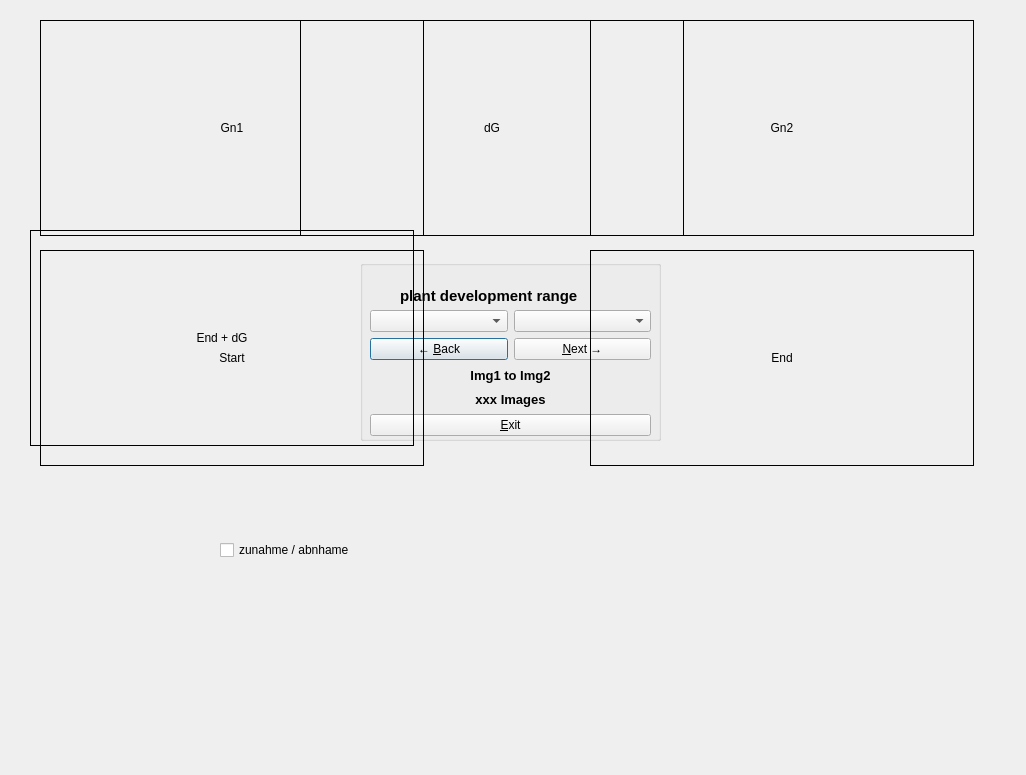
<?xml version="1.0" encoding="UTF-8"?>
<ui version="4.0">
 <class>Development</class>
 <widget class="QDialog" name="Development">
  <property name="geometry">
   <rect>
    <x>0</x>
    <y>0</y>
    <width>1026</width>
    <height>775</height>
   </rect>
  </property>
  <property name="windowTitle">
   <string>Plant Development</string>
  </property>
  <widget class="QLabel" name="lbl_dG">
   <property name="geometry">
    <rect>
     <x>300</x>
     <y>20</y>
     <width>384</width>
     <height>216</height>
    </rect>
   </property>
   <property name="frameShape">
    <enum>QFrame::Box</enum>
   </property>
   <property name="text">
    <string>dG</string>
   </property>
   <property name="alignment">
    <set>Qt::AlignCenter</set>
   </property>
  </widget>
  <widget class="QLabel" name="lbl_Gn1">
   <property name="geometry">
    <rect>
     <x>40</x>
     <y>20</y>
     <width>384</width>
     <height>216</height>
    </rect>
   </property>
   <property name="frameShape">
    <enum>QFrame::Box</enum>
   </property>
   <property name="frameShadow">
    <enum>QFrame::Plain</enum>
   </property>
   <property name="text">
    <string>Gn1</string>
   </property>
   <property name="alignment">
    <set>Qt::AlignCenter</set>
   </property>
  </widget>
  <widget class="QLabel" name="lbl_Gn2">
   <property name="geometry">
    <rect>
     <x>590</x>
     <y>20</y>
     <width>384</width>
     <height>216</height>
    </rect>
   </property>
   <property name="frameShape">
    <enum>QFrame::Box</enum>
   </property>
   <property name="text">
    <string>Gn2</string>
   </property>
   <property name="alignment">
    <set>Qt::AlignCenter</set>
   </property>
  </widget>
  <widget class="QGroupBox" name="groupBox">
   <property name="geometry">
    <rect>
     <x>360</x>
     <y>260</y>
     <width>301</width>
     <height>181</height>
    </rect>
   </property>
   <property name="title">
    <string/>
   </property>
   <widget class="QWidget" name="layoutWidget">
    <property name="geometry">
     <rect>
      <x>10</x>
      <y>50</y>
      <width>281</width>
      <height>126</height>
     </rect>
    </property>
    <layout class="QVBoxLayout" name="ButtonBox">
     <item>
      <layout class="QHBoxLayout" name="horizontalLayout">
       <item>
        <widget class="QComboBox" name="comboBox_start_Date"/>
       </item>
       <item>
        <widget class="QComboBox" name="comboBox_end_Date"/>
       </item>
      </layout>
     </item>
     <item>
      <layout class="QHBoxLayout" name="horizontalLayout_2">
       <item>
        <widget class="QPushButton" name="btn_back">
         <property name="text">
          <string>← &amp;Back</string>
         </property>
        </widget>
       </item>
       <item>
        <widget class="QPushButton" name="btn_next">
         <property name="text">
          <string>&amp;Next →</string>
         </property>
        </widget>
       </item>
      </layout>
     </item>
     <item>
      <widget class="QLabel" name="lbl_info_1">
       <property name="font">
        <font>
         <pointsize>10</pointsize>
         <weight>75</weight>
         <bold>true</bold>
        </font>
       </property>
       <property name="inputMethodHints">
        <set>Qt::ImhMultiLine</set>
       </property>
       <property name="text">
        <string>Img1 to Img2</string>
       </property>
       <property name="alignment">
        <set>Qt::AlignCenter</set>
       </property>
      </widget>
     </item>
     <item>
      <widget class="QLabel" name="lbl_info_2">
       <property name="font">
        <font>
         <pointsize>10</pointsize>
         <weight>75</weight>
         <bold>true</bold>
        </font>
       </property>
       <property name="inputMethodHints">
        <set>Qt::ImhMultiLine</set>
       </property>
       <property name="text">
        <string>xxx Images</string>
       </property>
       <property name="alignment">
        <set>Qt::AlignCenter</set>
       </property>
      </widget>
     </item>
     <item>
      <widget class="QPushButton" name="btn_exit">
       <property name="text">
        <string>&amp;Exit</string>
       </property>
      </widget>
     </item>
    </layout>
   </widget>
   <widget class="QLabel" name="lbl_text">
    <property name="geometry">
     <rect>
      <x>40</x>
      <y>20</y>
      <width>221</width>
      <height>31</height>
     </rect>
    </property>
    <property name="font">
     <font>
      <pointsize>11</pointsize>
      <weight>75</weight>
      <bold>true</bold>
     </font>
    </property>
    <property name="text">
     <string>plant development range</string>
    </property>
   </widget>
  </widget>
  <widget class="QLabel" name="lbl_img_start">
   <property name="geometry">
    <rect>
     <x>40</x>
     <y>250</y>
     <width>384</width>
     <height>216</height>
    </rect>
   </property>
   <property name="frameShape">
    <enum>QFrame::Box</enum>
   </property>
   <property name="frameShadow">
    <enum>QFrame::Plain</enum>
   </property>
   <property name="text">
    <string>Start</string>
   </property>
   <property name="alignment">
    <set>Qt::AlignCenter</set>
   </property>
  </widget>
  <widget class="QLabel" name="lbl_img_end">
   <property name="geometry">
    <rect>
     <x>590</x>
     <y>250</y>
     <width>384</width>
     <height>216</height>
    </rect>
   </property>
   <property name="frameShape">
    <enum>QFrame::Box</enum>
   </property>
   <property name="text">
    <string>End</string>
   </property>
   <property name="alignment">
    <set>Qt::AlignCenter</set>
   </property>
  </widget>
  <widget class="QLabel" name="lbl_img_end_dg">
   <property name="geometry">
    <rect>
     <x>30</x>
     <y>230</y>
     <width>384</width>
     <height>216</height>
    </rect>
   </property>
   <property name="frameShape">
    <enum>QFrame::Box</enum>
   </property>
   <property name="text">
    <string>End + dG</string>
   </property>
   <property name="alignment">
    <set>Qt::AlignCenter</set>
   </property>
  </widget>
  <widget class="QCheckBox" name="chkBox_inc_dec">
   <property name="geometry">
    <rect>
     <x>220</x>
     <y>540</y>
     <width>171</width>
     <height>20</height>
    </rect>
   </property>
   <property name="text">
    <string>zunahme / abnhame</string>
   </property>
  </widget>
  <zorder>groupBox</zorder>
  <zorder>lbl_Gn1</zorder>
  <zorder>lbl_Gn2</zorder>
  <zorder>lbl_dG</zorder>
  <zorder>lbl_img_start</zorder>
  <zorder>lbl_img_end</zorder>
  <zorder>lbl_img_end_dg</zorder>
  <zorder>chkBox_inc_dec</zorder>
 </widget>
 <resources/>
 <connections/>
</ui>
